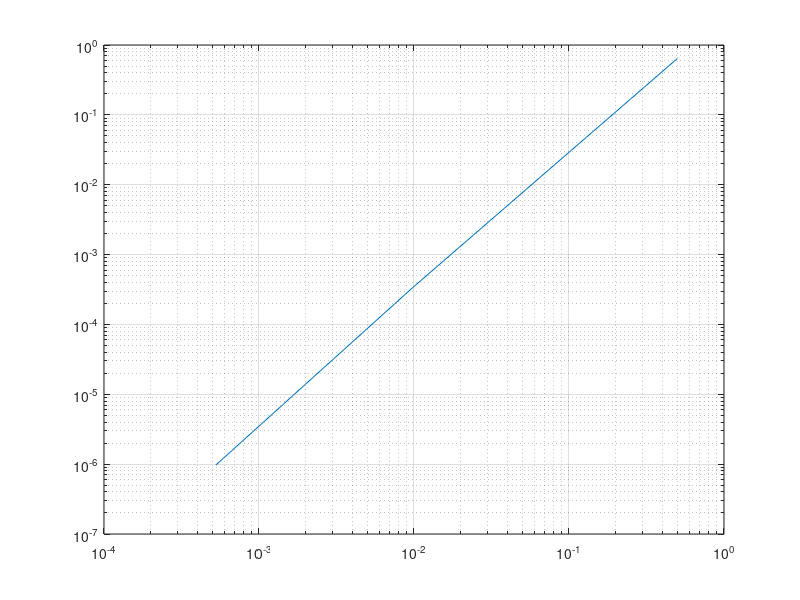
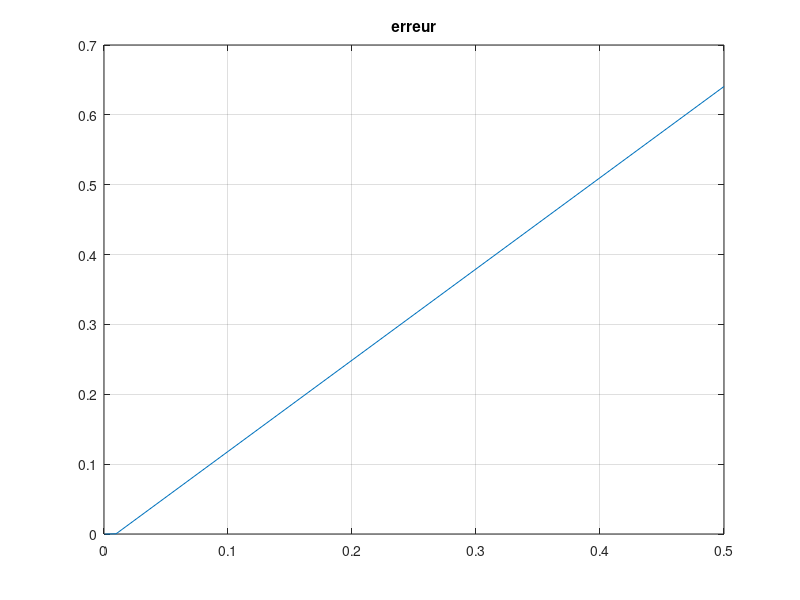
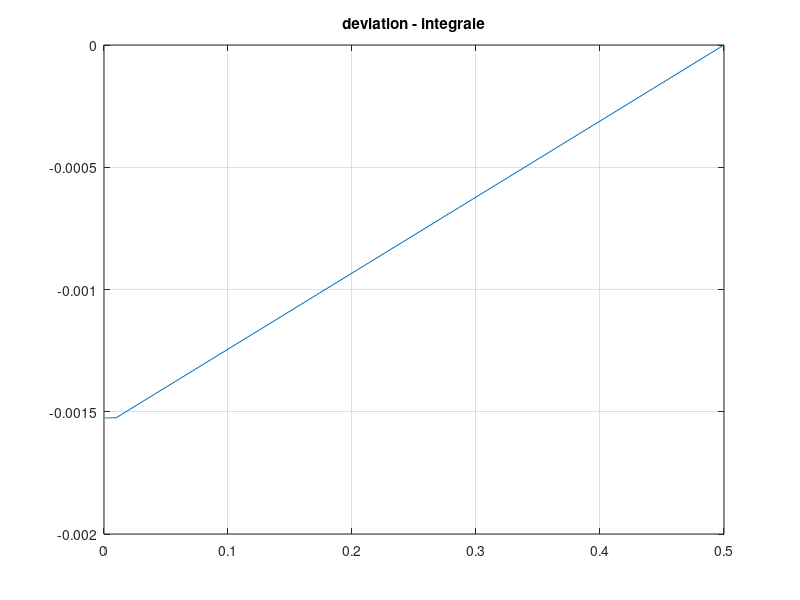
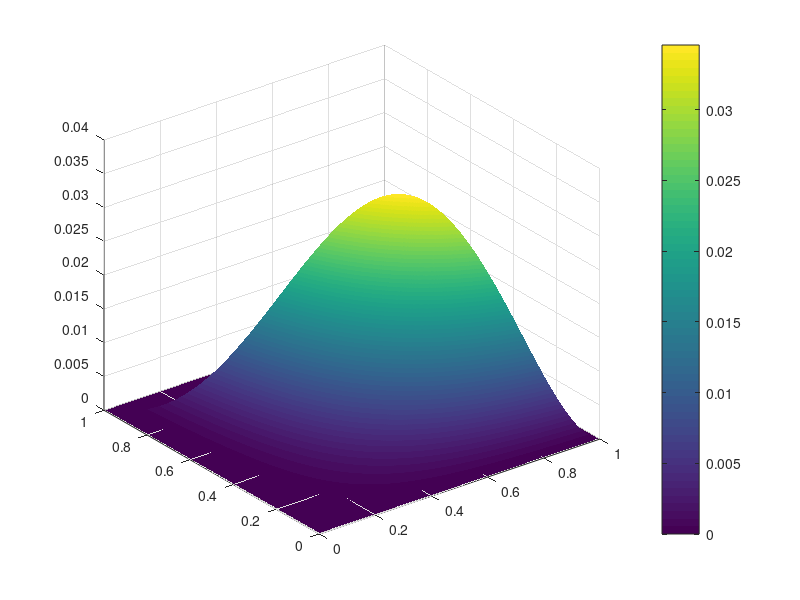

The MATLAB source for these figures, in order: (Note: this script raises an error after producing the figures.)
clc; clear all; close all;

NN=[3:100:2000];

for p=1:length(NN)
    n=NN(p);
    x=linspace(0,1,n);
    [X,Y]=meshgrid(x,x);
    
    TU=triu(ones(n,n));
    pp=3;
    qq=2;
    Ft=(X.^pp.*Y.^qq).*TU(:,n:-1:1);

    MAT=ones(n,n)-.5*eye(n,n);
    MAT(1,:)=.5;
    MAT(n,:)=.5;
    MAT(:,1)=.5;
    MAT(:,n)=.5;
    MAT(1,1)=1/6;
    MAT(1,n)=1/4;
    MAT(n,n)=1/8;
    MAT=MAT(:,n:-1:1);
    
    INT(p)=(1/(n-1)^2)*sum(sum(MAT.*Ft));
    int=factorial(pp)*factorial(qq)./(factorial(pp+qq+2));

    e(p)=(INT(p)-int)/int;
end

figure(1)
loglog(1./(NN-1),abs(e))
grid on

figure(2)
plot(1./(NN-1),e)
title('erreur')
grid on

figure(3)
plot(1./(NN-1),INT-INT(1))
title('deviation - integrale')
grid on

figure(4)
surf(X,Y,Ft)
shading interp
colorbar

figure(5); spy(MAT-1);
figure(6); spy(Ft)
figure(7); spy(TU(:,n:-1:1))

fig_placier

p=polyfit(log(1./(NN-1)),log(abs(e)),1);
disp(['ordre estimé : ' num2str(p(1))])

